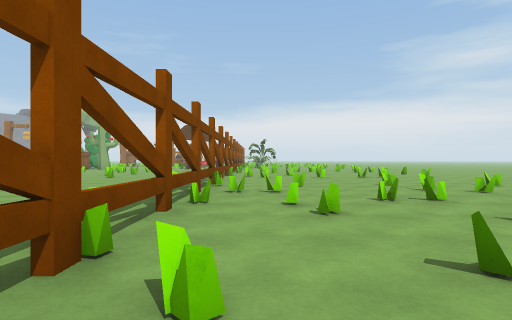
view 1 (above)

19 first-person views from a walk through a scene from a Unity 3-D project. The camera is 1.3 m above the floor, looks level and sees 80° across. The floor is counted in squares, 2 m on a side. Each view is taken from the middle of a square. On the plan, view 1 faces up. The plan holds only what a view shows up to about 10 squares ahead; the rest is blank. The place goes on beyond the plan. Some animated figures are left out. Surface patterns are stand-ins for the level's own textures.

view 2
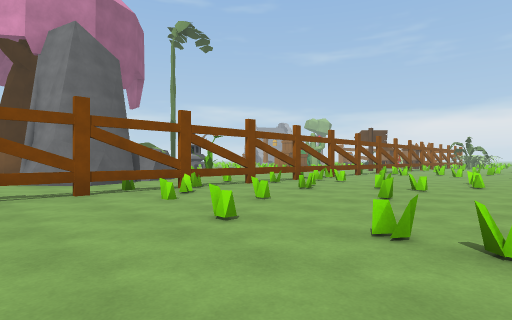

view 3
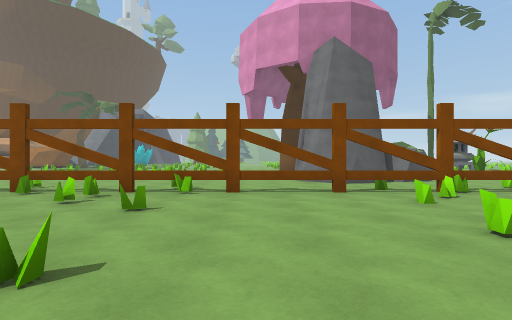

view 4
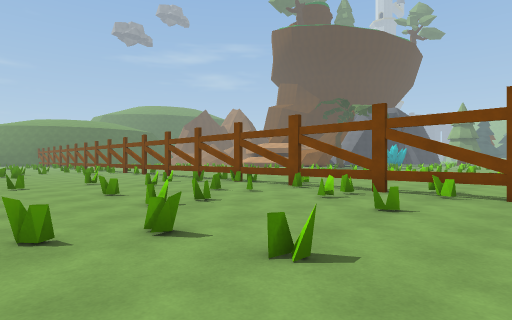

view 5
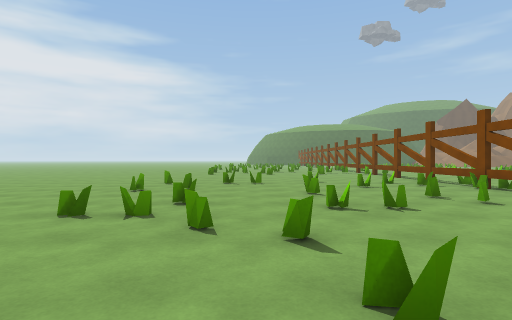

view 6
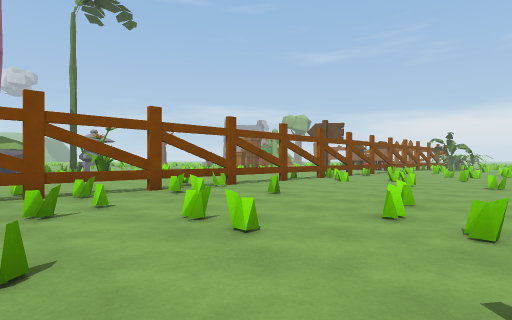

view 7
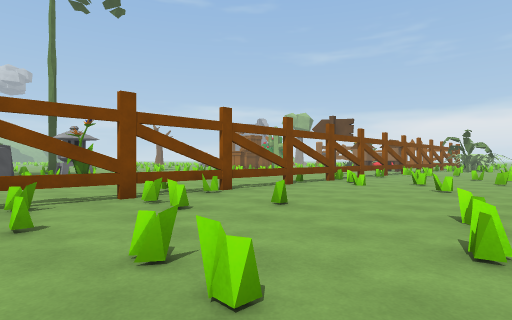

view 8
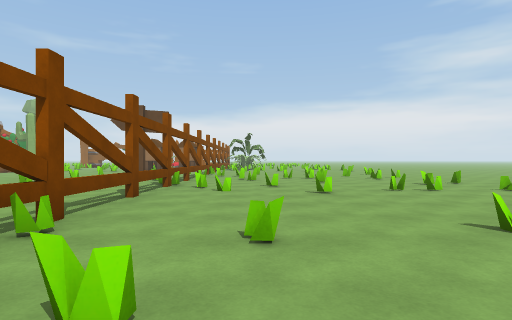

view 9
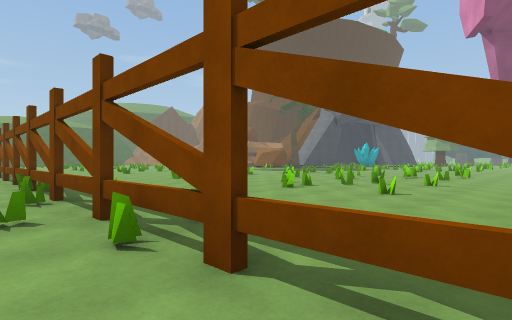

view 10
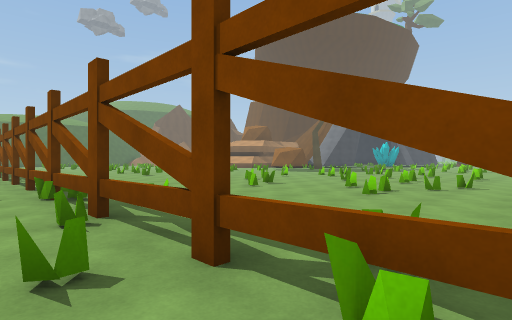

view 11
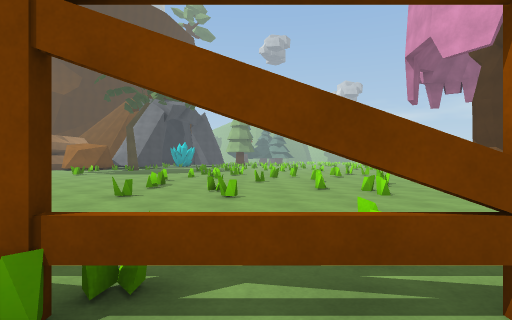

view 12
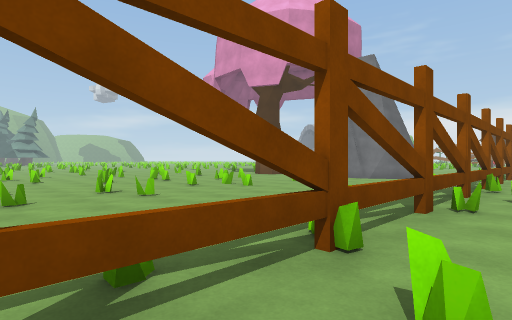

view 13
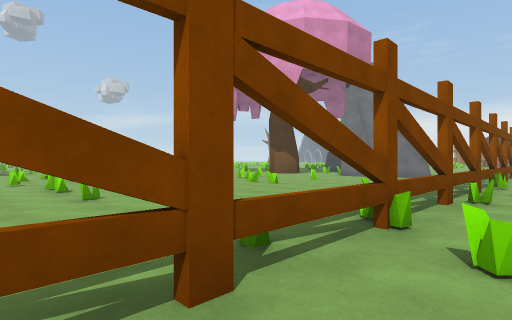

view 14
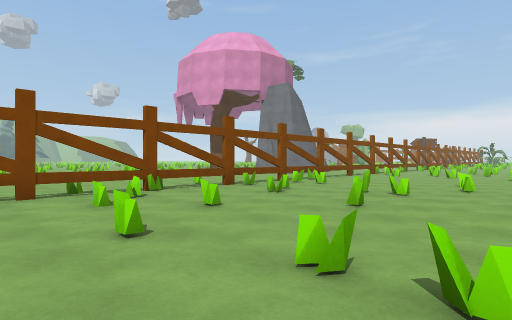

view 15
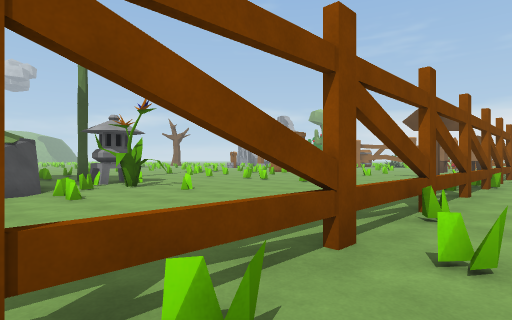

view 16
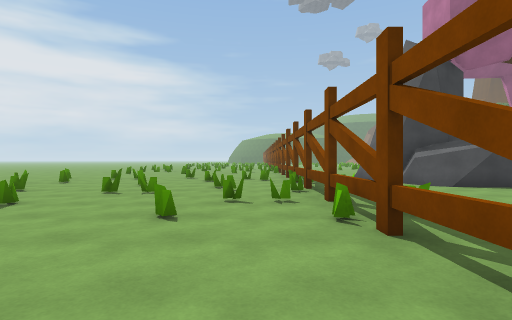

view 17
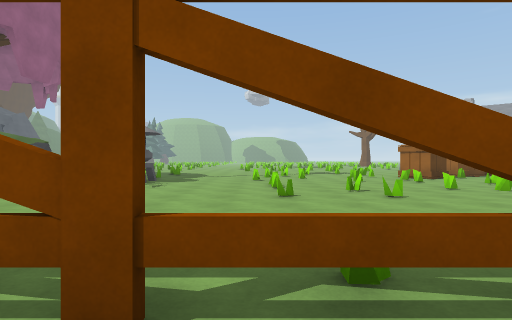

view 18
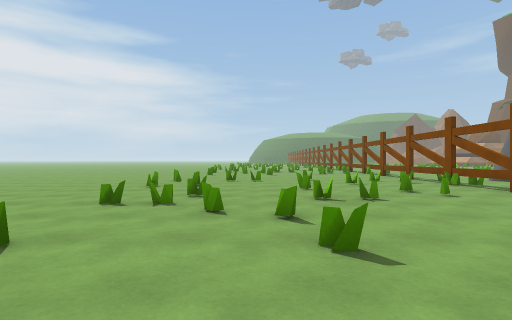

view 19
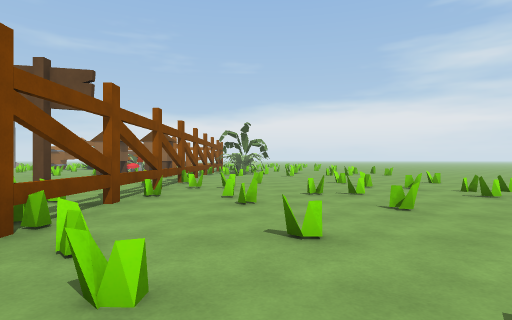

### Floor plan
Key: @ floor where view 1 was taken; # wall or solid block; . floor; = window, fence, low wall or low ledge; T thing the floor can be seen under or through; R rock; P plant; E tree.
Columns run from 12 left of view 1 to 5 right of it. Each row starts with its distance up from view 1.
 15   ...=... =#.=...=
 14   .=..... .#...=..
 13   ....=.. .=.....=
 12   ....... .#=.....
 11   =.==.....=..=.=.
 10   .........#......
  9   .........=......
  8   ....=....#...=..
  7  E.#.P....==.=....
  6 =...==.....#=....=
  5    RRR=....=..==..
  4      RR...=T.=...=
  3       RR...T...=..
  2      RRRR..T......
  1      RRRR..T=...==
  0       RRR..T@.=...
 -1        ....T......
 -2 ...........=......
 -3 ...=..=....#...=..
 -4 .=........==.=....
 -5 =...==.....#=....=
 -6  .==..=....=..==..
 -7   ...=....=#.=...=
 -8  ..=.......=...=..
 -9 ......=....T......
-10 =...==.....T=...==
-11 ..=........T..=...
-12   ....... .T......

Where each view was taken, in squares from view 1:
view 1: 0 up, 0 right, facing up
view 2: 2 down, 5 right, facing up-left
view 3: 2 down, 5 right, facing left
view 4: 2 down, 5 right, facing down-left
view 5: 2 down, 4 right, facing down
view 6: 3 up, 5 right, facing up-left
view 7: 4 up, 4 right, facing up-left
view 8: 5 up, 1 right, facing up
view 9: 1 down, 0 right, facing down-left
view 10: 3 down, 0 right, facing down-left
view 11: 8 down, 0 right, facing left
view 12: 11 down, 0 right, facing up-left
view 13: 12 down, 0 right, facing up-left
view 14: 12 down, 5 right, facing up-left
view 15: 4 up, 0 right, facing up-left
view 16: 11 up, 0 right, facing down
view 17: 11 up, 0 right, facing left
view 18: 10 up, 4 right, facing down
view 19: 10 up, 1 right, facing up
